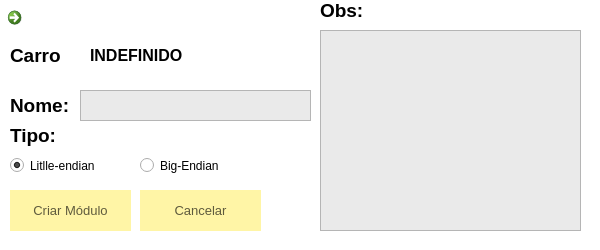
<?xml version="1.0" encoding="UTF-8"?>
<ui version="4.0">
 <class>CriarModulo</class>
 <widget class="QWidget" name="CriarModulo">
  <property name="geometry">
   <rect>
    <x>0</x>
    <y>0</y>
    <width>600</width>
    <height>250</height>
   </rect>
  </property>
  <property name="windowTitle">
   <string>Criar Modulo</string>
  </property>
  <property name="windowIcon">
   <iconset>
    <normaloff>../icon.ico</normaloff>../icon.ico</iconset>
  </property>
  <property name="styleSheet">
   <string notr="true">background:white</string>
  </property>
  <widget class="QPushButton" name="btnCriarModulo">
   <property name="geometry">
    <rect>
     <x>10</x>
     <y>190</y>
     <width>121</width>
     <height>41</height>
    </rect>
   </property>
   <property name="font">
    <font>
     <pointsize>10</pointsize>
    </font>
   </property>
   <property name="cursor">
    <cursorShape>PointingHandCursor</cursorShape>
   </property>
   <property name="styleSheet">
    <string notr="true">QPushButton{
	background-color:rgb(255, 245, 166);
	border:none;
	color:rgb(95, 91, 61);
	border -bottom: 5px solid rgb(162, 155, 105)
}
QPushButton:hover{
	background-color:rgb(229, 217, 150);
	border-bottom: 5px solid rgb(162, 155, 105)
}
QPushButton:pressed {
	background-color:rgb(255, 242, 165);
	border-bottom: 5px solid rgb(162, 155, 105)
}</string>
   </property>
   <property name="text">
    <string>Criar Módulo</string>
   </property>
  </widget>
  <widget class="QPushButton" name="btnCancelar">
   <property name="geometry">
    <rect>
     <x>140</x>
     <y>190</y>
     <width>121</width>
     <height>41</height>
    </rect>
   </property>
   <property name="font">
    <font>
     <pointsize>10</pointsize>
    </font>
   </property>
   <property name="cursor">
    <cursorShape>PointingHandCursor</cursorShape>
   </property>
   <property name="styleSheet">
    <string notr="true">QPushButton{
	background-color:rgb(255, 245, 166);
	border:none;
	color:rgb(95, 91, 61);
	border -bottom: 5px solid rgb(162, 155, 105)
}
QPushButton:hover{
	background-color:rgb(229, 217, 150);
	border-bottom: 5px solid rgb(162, 155, 105)
}
QPushButton:pressed {
	background-color:rgb(255, 242, 165);
	border-bottom: 5px solid rgb(162, 155, 105)
}</string>
   </property>
   <property name="text">
    <string>Cancelar</string>
   </property>
  </widget>
  <widget class="QLabel" name="label">
   <property name="geometry">
    <rect>
     <x>10</x>
     <y>90</y>
     <width>71</width>
     <height>31</height>
    </rect>
   </property>
   <property name="font">
    <font>
     <pointsize>14</pointsize>
     <bold>true</bold>
    </font>
   </property>
   <property name="text">
    <string>Nome:</string>
   </property>
  </widget>
  <widget class="QTextEdit" name="textEditNomeModulo">
   <property name="geometry">
    <rect>
     <x>80</x>
     <y>90</y>
     <width>231</width>
     <height>31</height>
    </rect>
   </property>
   <property name="font">
    <font>
     <pointsize>12</pointsize>
    </font>
   </property>
   <property name="cursor" stdset="0">
    <cursorShape>IBeamCursor</cursorShape>
   </property>
   <property name="styleSheet">
    <string notr="true">background:rgb(234, 234, 234)</string>
   </property>
  </widget>
  <widget class="QTextEdit" name="textEditObsModulo">
   <property name="geometry">
    <rect>
     <x>320</x>
     <y>30</y>
     <width>261</width>
     <height>201</height>
    </rect>
   </property>
   <property name="font">
    <font>
     <pointsize>12</pointsize>
    </font>
   </property>
   <property name="cursor" stdset="0">
    <cursorShape>IBeamCursor</cursorShape>
   </property>
   <property name="styleSheet">
    <string notr="true">background:rgb(234, 234, 234)</string>
   </property>
  </widget>
  <widget class="QCommandLinkButton" name="commandButtonVoltar">
   <property name="geometry">
    <rect>
     <x>0</x>
     <y>0</y>
     <width>31</width>
     <height>41</height>
    </rect>
   </property>
   <property name="cursor">
    <cursorShape>PointingHandCursor</cursorShape>
   </property>
   <property name="text">
    <string/>
   </property>
   <property name="icon">
    <iconset>
     <normaloff>../setavoltar.ico</normaloff>../setavoltar.ico</iconset>
   </property>
  </widget>
  <widget class="QLabel" name="label_3">
   <property name="geometry">
    <rect>
     <x>320</x>
     <y>0</y>
     <width>51</width>
     <height>21</height>
    </rect>
   </property>
   <property name="font">
    <font>
     <pointsize>14</pointsize>
     <bold>true</bold>
    </font>
   </property>
   <property name="text">
    <string>Obs:</string>
   </property>
  </widget>
  <widget class="QLabel" name="label_4">
   <property name="geometry">
    <rect>
     <x>10</x>
     <y>120</y>
     <width>61</width>
     <height>31</height>
    </rect>
   </property>
   <property name="font">
    <font>
     <pointsize>14</pointsize>
     <bold>true</bold>
    </font>
   </property>
   <property name="text">
    <string>Tipo:</string>
   </property>
  </widget>
  <widget class="QLabel" name="label_5">
   <property name="geometry">
    <rect>
     <x>10</x>
     <y>40</y>
     <width>71</width>
     <height>31</height>
    </rect>
   </property>
   <property name="font">
    <font>
     <pointsize>14</pointsize>
     <bold>true</bold>
    </font>
   </property>
   <property name="text">
    <string>Carro</string>
   </property>
  </widget>
  <widget class="QRadioButton" name="radioButton_Littleendian">
   <property name="geometry">
    <rect>
     <x>10</x>
     <y>150</y>
     <width>111</width>
     <height>31</height>
    </rect>
   </property>
   <property name="cursor">
    <cursorShape>PointingHandCursor</cursorShape>
   </property>
   <property name="styleSheet">
    <string notr="true">font: 10pt &quot;Segoe UI&quot;;</string>
   </property>
   <property name="text">
    <string>Litlle-endian</string>
   </property>
   <property name="checked">
    <bool>true</bool>
   </property>
  </widget>
  <widget class="QRadioButton" name="radioButton_Bigendian">
   <property name="geometry">
    <rect>
     <x>140</x>
     <y>150</y>
     <width>131</width>
     <height>31</height>
    </rect>
   </property>
   <property name="cursor">
    <cursorShape>PointingHandCursor</cursorShape>
   </property>
   <property name="styleSheet">
    <string notr="true">font: 10pt &quot;Segoe UI&quot;;</string>
   </property>
   <property name="text">
    <string>Big-Endian</string>
   </property>
  </widget>
  <widget class="QLabel" name="labelNomeCarro">
   <property name="geometry">
    <rect>
     <x>90</x>
     <y>40</y>
     <width>211</width>
     <height>31</height>
    </rect>
   </property>
   <property name="font">
    <font>
     <pointsize>12</pointsize>
     <bold>true</bold>
    </font>
   </property>
   <property name="text">
    <string>INDEFINIDO</string>
   </property>
  </widget>
 </widget>
 <resources/>
 <connections/>
</ui>
